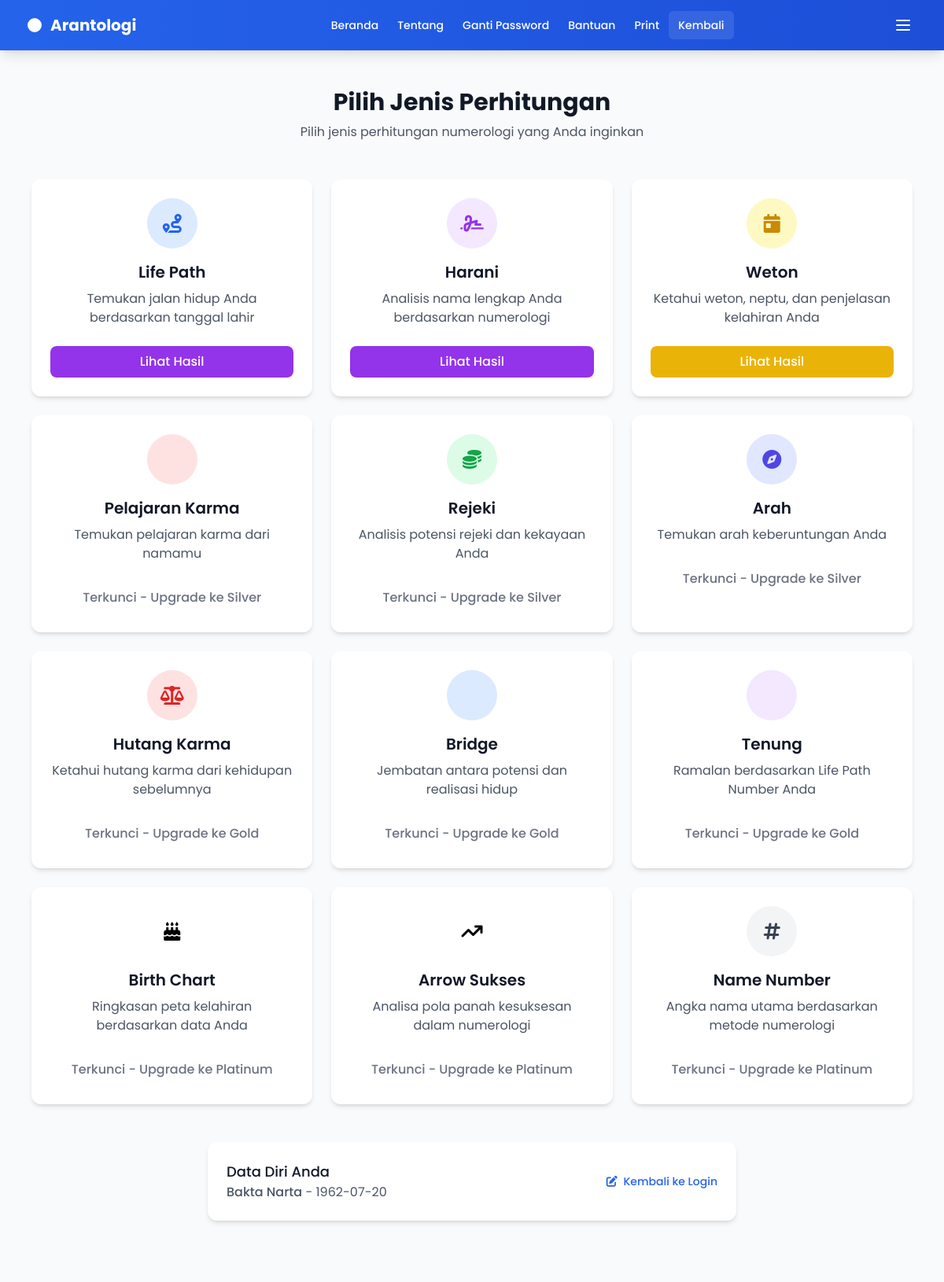
/cards (signed in, upper part), run on an earlier commit of the app's database.
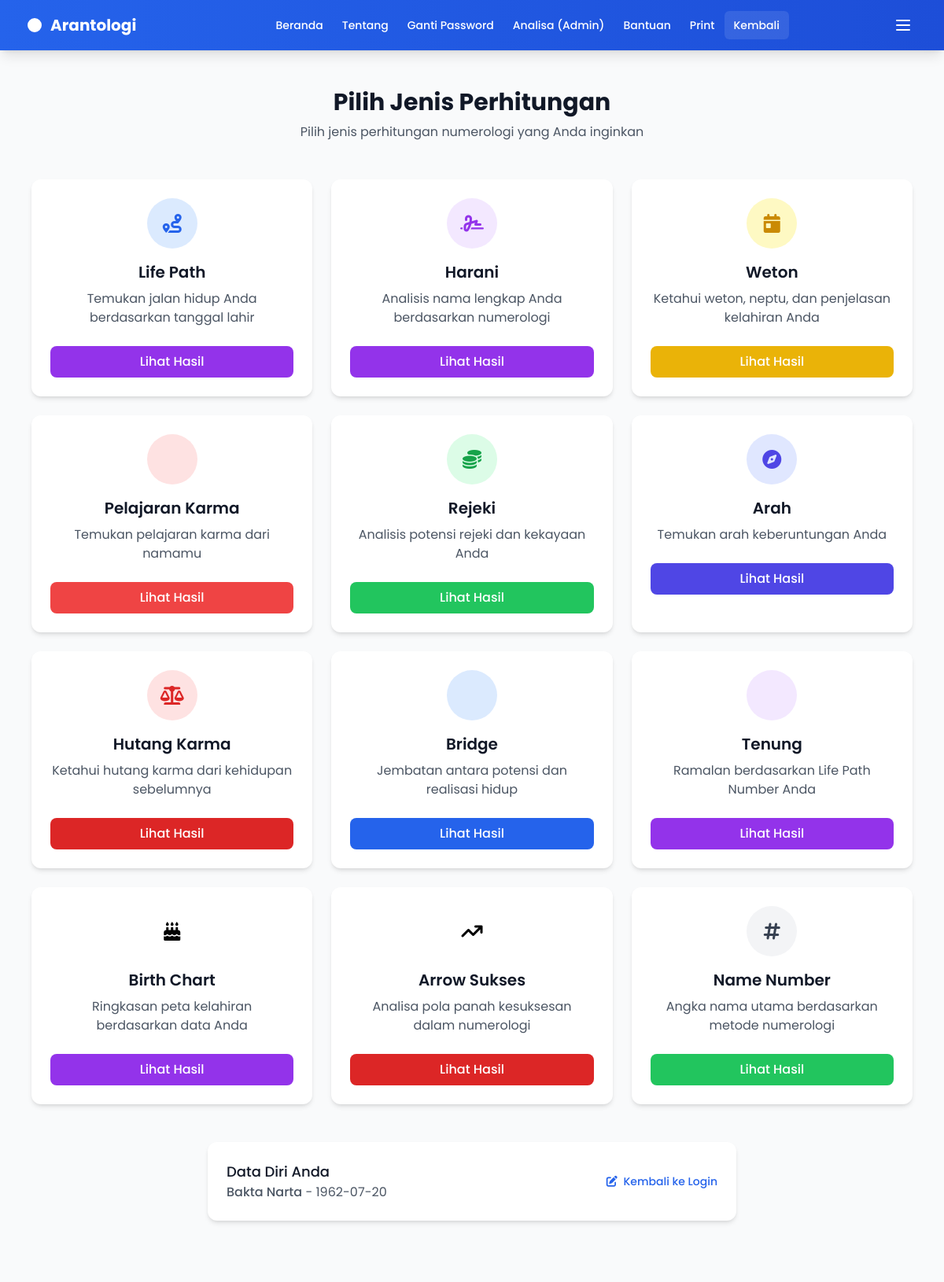
And on a later commit of the database.
### app.py (the view, shortened to what this page needs)
@app.route('/cards', methods=['GET', 'POST'])
@login_required
def show_cards():
    if getattr(current_user, 'role', '') in ['admin', 'platinum']:
        q_name = request.args.get('name', '').strip()
        q_birth = request.args.get('birth_date', '').strip()
    form_data = session.get('form_data', {})
    return render_template('calculation_options.html',
                           name=form_data.get('name', ''),
                           birth_date=form_data.get('birth_date', ''))

### app.py (called while the page is built)
@login_manager.user_loader
def load_user(user_id):
    try:
        db = SessionLocal()
        try:
            return db.query(User).get(int(user_id))
        finally:
            db.close()
    except Exception:
        return None

@app.context_processor
def inject_globals():
    try:
        names = get_wuku_names_db()
        if names:
            return {'WUKU_NAMES': names}
    except Exception:
        pass
    try:
        return {'WUKU_NAMES': get_wuku_names()}
    except Exception:
        return {'WUKU_NAMES': []}

@app.after_request
def add_cors_headers(response):
    response.headers.add('Access-Control-Allow-Origin', '*')
    response.headers.add('Access-Control-Allow-Headers', 'Content-Type,Authorization')
    response.headers.add('Access-Control-Allow-Methods', 'GET,PUT,POST,DELETE,OPTIONS')
    return response

### db_access.py (called while the page is built)
def get_session() -> Session:
    return SessionLocal()

### templates/calculation_options.html (shortened to what the changed rows need)
{% extends "base.html" %}
{% block head %}
    <link href="https://cdnjs.cloudflare.com/ajax/libs/font-awesome/6.0.0/css/all.min.css" rel="stylesheet">
{% endblock %}
{% block content %}
<div class="max-w-6xl mx-auto px-4 py-12">
    <div class="text-center mb-12">
        <h1 class="text-3xl font-bold text-gray-900 mb-2">Pilih Jenis Perhitungan</h1>
    </div>
    {% set role = current_user.role if current_user.is_authenticated else 'bronze' %}
    {% set allow_mid = role in ['silver','gold','admin','platinum'] %}
    {% set allow_all = role in ['gold','admin','platinum'] %}
        <div class="grid grid-cols-1 md:grid-cols-2 lg:grid-cols-3 gap-6">
            <div class="bg-white rounded-xl shadow-md overflow-hidden hover:shadow-lg transition-shadow duration-300">
                <div class="p-6">
                    <div class="w-16 h-16 bg-red-100 rounded-full flex items-center justify-center mb-4 mx-auto">
                    </div>
                    <h3 class="text-xl font-semibold text-center text-gray-900 mb-2">Pelajaran Karma</h3>
                    <p class="text-gray-600 text-center mb-6">Temukan pelajaran karma dari namamu</p>
                    {% if allow_mid %}
                        <a href="{{ url_for('karma_result') if session.get('form_data') else url_for('input_data') }}" class="block w-full text-center bg-red-500 hover:bg-red-600 text-white font-medium py-2 px-4 rounded-lg transition-colors">Lihat Hasil</a>
                    {% else %}
                        <div class="block w-full text-center bg-gray-200 text-gray-500 font-medium py-2 px-4 rounded-lg cursor-not-allowed">Terkunci - Upgrade ke Silver</div>
                    {% endif %}
                </div>
            </div>
            <div class="bg-white rounded-xl shadow-md overflow-hidden hover:shadow-lg transition-shadow duration-300">
                <div class="p-6">
                    <div class="w-16 h-16 bg-green-100 rounded-full flex items-center justify-center mb-4 mx-auto">
                        <i class="fas fa-coins text-2xl text-green-600"></i>
                    </div>
                    <h3 class="text-xl font-semibold text-center text-gray-900 mb-2">Rejeki</h3>
                    <p class="text-gray-600 text-center mb-6">Analisis potensi rejeki dan kekayaan Anda</p>
                    {% if allow_mid %}
                        <a href="{{ url_for('rejeki_result') if session.get('form_data') else url_for('input_data') }}" class="block w-full text-center bg-green-500 hover:bg-green-600 text-white font-medium py-2 px-4 rounded-lg transition-colors">Lihat Hasil</a>
                    {% else %}
                        <div class="block w-full text-center bg-gray-200 text-gray-500 font-medium py-2 px-4 rounded-lg cursor-not-allowed">Terkunci - Upgrade ke Silver</div>
                    {% endif %}
                </div>
            </div>
            <div class="bg-white rounded-xl shadow-md overflow-hidden hover:shadow-lg transition-shadow duration-300">
                <div class="p-6">
                    <div class="w-16 h-16 bg-indigo-100 rounded-full flex items-center justify-center mb-4 mx-auto">
                        <i class="fas fa-compass text-2xl text-indigo-600"></i>
                    </div>
                    <h3 class="text-xl font-semibold text-center text-gray-900 mb-2">Arah</h3>
                    <p class="text-gray-600 text-center mb-6">Temukan arah keberuntungan Anda</p>
                    {% if allow_mid %}
                        <a href="{{ url_for('arah_result', name=session.form_data.name, birth_date=session.form_data.birth_date) if session.get('form_data') else url_for('input_data') }}" class="block w-full text-center bg-indigo-600 hover:bg-indigo-700 text-white font-medium py-2 px-4 rounded-lg transition-colors">Lihat Hasil</a>
                    {% else %}
                        <div class="block w-full text-center bg-gray-200 text-gray-500 font-medium py-2 px-4 rounded-lg cursor-not-allowed">Terkunci - Upgrade ke Silver</div>
                    {% endif %}
                </div>
            </div>
            <div class="bg-white rounded-xl shadow-md overflow-hidden hover:shadow-lg transition-shadow duration-300">
                <div class="p-6">
                    <div class="w-16 h-16 bg-red-100 rounded-full flex items-center justify-center mb-4 mx-auto">
                        <i class="fas fa-balance-scale text-2xl text-red-600"></i>
                    </div>
                    <h3 class="text-xl font-semibold text-center text-gray-900 mb-2">Hutang Karma</h3>
                    <p class="text-gray-600 text-center mb-6">Ketahui hutang karma dari kehidupan sebelumnya</p>
                    {% if allow_all %}
                        <a href="{{ url_for('hutang_karma_result') if session.get('form_data') else url_for('input_data') }}" class="block w-full text-center bg-red-600 hover:bg-red-700 text-white font-medium py-2 px-4 rounded-lg transition-colors">Lihat Hasil</a>
                    {% else %}
                        <div class="block w-full text-center bg-gray-200 text-gray-500 font-medium py-2 px-4 rounded-lg cursor-not-allowed">Terkunci - Upgrade ke Gold</div>
                    {% endif %}
                </div>
            </div>
            <div class="bg-white rounded-xl shadow-md overflow-hidden hover:shadow-lg transition-shadow duration-300">
                <div class="p-6">
                    <div class="w-16 h-16 bg-blue-100 rounded-full flex items-center justify-center mb-4 mx-auto">
                    </div>
                    <h3 class="text-xl font-semibold text-center text-gray-900 mb-2">Bridge</h3>
                    <p class="text-gray-600 text-center mb-6">Jembatan antara potensi dan realisasi hidup</p>
                    {% if allow_all %}
                        <a href="{{ url_for('bridge_result') if session.get('form_data') else url_for('input_data') }}" class="block w-full text-center bg-blue-600 hover:bg-blue-700 text-white font-medium py-2 px-4 rounded-lg transition-colors">Lihat Hasil</a>
                    {% else %}
                        <div class="block w-full text-center bg-gray-200 text-gray-500 font-medium py-2 px-4 rounded-lg cursor-not-allowed">Terkunci - Upgrade ke Gold</div>
                    {% endif %}
                </div>
            </div>
            <div class="bg-white rounded-xl shadow-md overflow-hidden hover:shadow-lg transition-shadow duration-300">
                <div class="p-6">
                    <div class="w-16 h-16 bg-purple-100 rounded-full flex items-center justify-center mb-4 mx-auto">
                    </div>
                    <h3 class="text-xl font-semibold text-center text-gray-900 mb-2">Tenung</h3>
                    <p class="text-gray-600 text-center mb-6">Ramalan berdasarkan Life Path Number Anda</p>
                    {% if allow_all %}
                        <a href="{{ url_for('tenung_result') if session.get('form_data') else url_for('input_data') }}" class="block w-full text-center bg-purple-600 hover:bg-purple-700 text-white font-medium py-2 px-4 rounded-lg transition-colors">Lihat Hasil</a>
                    {% else %}
                        <div class="block w-full text-center bg-gray-200 text-gray-500 font-medium py-2 px-4 rounded-lg cursor-not-allowed">Terkunci - Upgrade ke Gold</div>
                    {% endif %}
                </div>
            </div>
            <div class="bg-white rounded-xl shadow-md overflow-hidden hover:shadow-lg transition-shadow duration-300">
                <div class="p-6">
                    <div class="w-16 h-16 bg-pink-100 rounded-full flex items-center justify-center mb-4 mx-auto">
                        <i class="fas fa-cake-candles text-2xl text-pink-600"></i>
                    </div>
                    <h3 class="text-xl font-semibold text-center text-gray-900 mb-2">Birth Chart</h3>
                    <p class="text-gray-600 text-center mb-6">Ringkasan peta kelahiran berdasarkan data Anda</p>
                    {% if role in ['platinum','admin'] %}
                        <a href="{{ url_for('birth_chart_result') if session.get('form_data') else url_for('input_data') }}" class="block w-full text-center bg-purple-600 hover:bg-purple-700 text-white font-medium py-2 px-4 rounded-lg transition-colors">Lihat Hasil</a>
                    {% else %}
                        <div class="block w-full text-center bg-gray-200 text-gray-500 font-medium py-2 px-4 rounded-lg cursor-not-allowed">Terkunci - Upgrade ke Platinum</div>
                    {% endif %}
                </div>
            </div>
            <div class="bg-white rounded-xl shadow-md overflow-hidden hover:shadow-lg transition-shadow duration-300">
                <div class="p-6">
                    <div class="w-16 h-16 bg-teal-100 rounded-full flex items-center justify-center mb-4 mx-auto">
                        <i class="fas fa-arrow-trend-up text-2xl text-teal-600"></i>
                    </div>
                    <h3 class="text-xl font-semibold text-center text-gray-900 mb-2">Arrow Sukses</h3>
                    <p class="text-gray-600 text-center mb-6">Analisa pola panah kesuksesan dalam numerologi</p>
                    {% if role in ['platinum','admin'] %}
                        <a href="{{ url_for('arrow_sukses_result') if session.get('form_data') else url_for('input_data') }}" class="block w-full text-center bg-red-600 hover:bg-red-700 text-white font-medium py-2 px-4 rounded-lg transition-colors">Lihat Hasil</a>
                    {% else %}
                        <div class="block w-full text-center bg-gray-200 text-gray-500 font-medium py-2 px-4 rounded-lg cursor-not-allowed">Terkunci - Upgrade ke Platinum</div>
                    {% endif %}
                </div>
            </div>
            <div class="bg-white rounded-xl shadow-md overflow-hidden hover:shadow-lg transition-shadow duration-300">
                <div class="p-6">
                    <div class="w-16 h-16 bg-gray-100 rounded-full flex items-center justify-center mb-4 mx-auto">
                        <i class="fas fa-hashtag text-2xl text-gray-700"></i>
                    </div>
                    <h3 class="text-xl font-semibold text-center text-gray-900 mb-2">Name Number</h3>
                    <p class="text-gray-600 text-center mb-6">Angka nama utama berdasarkan metode numerologi</p>
                    {% if role in ['platinum','admin'] %}
                        <a href="{{ url_for('name_number_result') if session.get('form_data') else url_for('input_data') }}" class="block w-full text-center bg-green-500 hover:bg-green-600 text-white font-medium py-2 px-4 rounded-lg transition-colors">Lihat Hasil</a>
                    {% else %}
                        <div class="block w-full text-center bg-gray-200 text-gray-500 font-medium py-2 px-4 rounded-lg cursor-not-allowed">Terkunci - Upgrade ke Platinum</div>
                    {% endif %}
                </div>
            </div>
        </div>
    </div>
{% endblock %}

What changed in the data, as far as the page shows it:
changed User "Bakta Narta": role "bronze" → "admin" (drawn)
Also different on the page:
text no longer shown: "Terkunci - Upgrade ke Silver Terkunci - Upgrade ke Silver Terkunci - Upgrade ke Silver Terkunci - Upgrade ke Gold Terkunci - Upgrade ke Gold Terkunci - Upgrade ke Gold Terkunci - Upgrade ke Platinum Terkunci - Upgrade ke Platinum Terkunci - Upgrade ke Platinum"
text now shown: "Analisa (Admin) Lihat Hasil Lihat Hasil Lihat Hasil Lihat Hasil Lihat Hasil Lihat Hasil Lihat Hasil Lihat Hasil Lihat Hasil"
